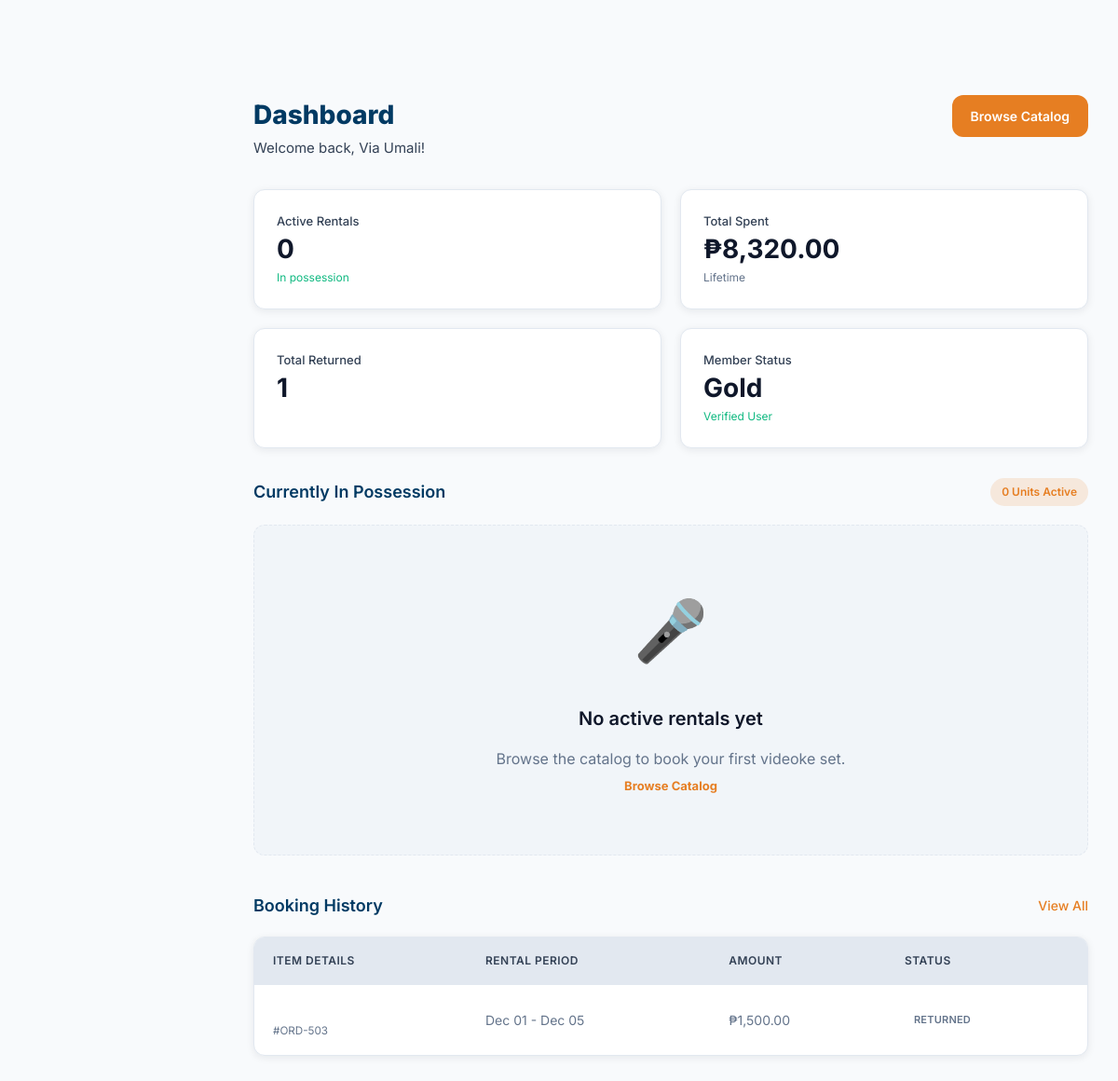
Page /rent-it-main/client/dashboard/dashboard.php (signed in) on the earlier database version.
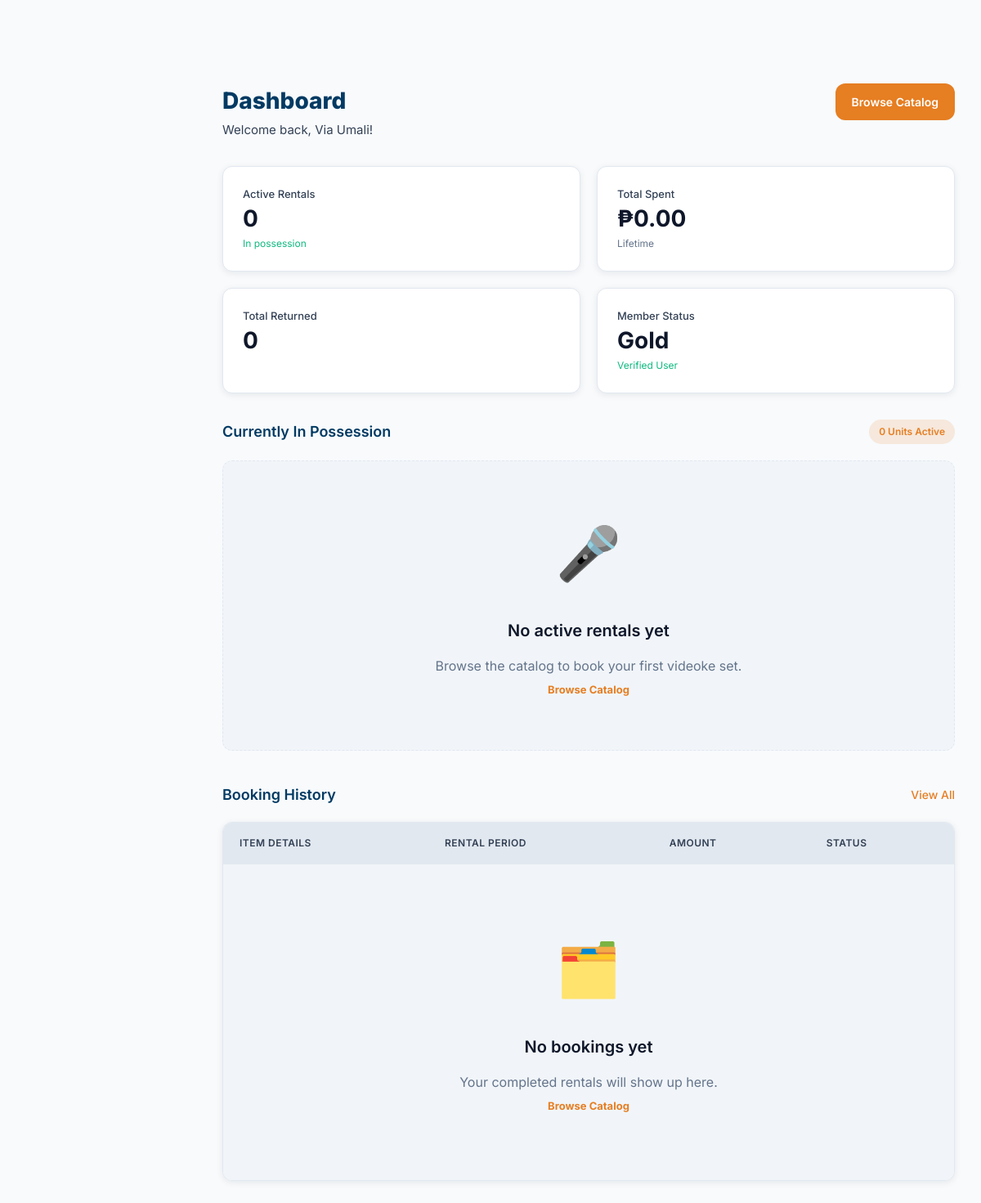
Same page on the later database version.
### tables this page shows
CREATE TABLE `rental` (
  `order_id` int(11) NOT NULL,
  `user_id` int(11) DEFAULT NULL,
  `rental_status` varchar(50) DEFAULT NULL,
  `return_reason` text DEFAULT NULL,
  `extension_days` int(11) DEFAULT 0,
  `total_price` decimal(10,2) DEFAULT NULL,
  `late_fee` decimal(10,2) DEFAULT 0.00,
  `venue` varchar(255) DEFAULT NULL,
  `customer_address` text DEFAULT NULL,
  `start_date` date DEFAULT NULL,
  `end_date` date DEFAULT NULL,
  `driver_id` int(11) DEFAULT NULL
);

### rent-it-main/client/dashboard/dashboard.php (the view, shortened to what the changed rows need)
<?php
include '../../shared/php/db_connection.php';
$user_id = $_SESSION['user_id'];
$res_spent = mysqli_query($conn, "SELECT SUM(total_price) AS total FROM RENTAL WHERE user_id = $user_id");
$total_spent = mysqli_fetch_assoc($res_spent)['total'] ?? 0;
$res_upcoming = mysqli_query($conn, "SELECT COUNT(*) AS upcoming FROM RENTAL WHERE user_id = $user_id AND rental_status IN ('Returned')");
$upcoming_returns = mysqli_fetch_assoc($res_upcoming)['upcoming'] ?? 0;
$history_query = "SELECT r.*, i.item_name FROM RENTAL r
                  LEFT JOIN RENTAL_ITEM ri ON r.order_id = ri.order_id
                  LEFT JOIN ITEM i ON ri.item_id = i.item_id
                  WHERE r.user_id = $user_id
                  AND r.rental_status IN ('Booked', 'Returned', 'Extended')
                  ORDER BY r.start_date DESC LIMIT 5";
$history_result = mysqli_query($conn, $history_query);
?>
<!DOCTYPE html>
<html lang="en">
<head>
    <link rel="stylesheet" href="../../shared/css/theme.css">
    <link rel="stylesheet" href="../../shared/css/globals.css">
    <link rel="stylesheet" href="../dashboard/dashboard.css">
</head>
<body>
    <div class="app-container">
        <main class="main-content">
            <div class="content-area">
                <div class="page-header-dashboard">
                    <div class="page-header-info">
                        <h1 class="page-title">Dashboard</h1>
                    </div>
                </div>
                <section class="kpi-panel">
                    <div class="kpi-row">
                        <article class="kpi-card">
                            <div class="kpi-content">
                                <div class="kpi-label">Total Spent</div>
                                <div class="kpi-value">₱<?php echo number_format($total_spent, 2); ?></div>
                                <div class="kpi-sub">Lifetime</div>
                            </div>
                        </article>
                        <article class="kpi-card">
                            <div class="kpi-content">
                                <div class="kpi-label">Total Returned</div>
                                <div class="kpi-value"><?php echo $upcoming_returns; ?></div>
                            </div>
                        </article>
                    </div>
                </section>
                <section class="active-rentals-section">
                    <div class="section-header">
                        <h2 class="section-title">Currently In Possession</h2>
                    </div>
                </section>
                <section class="history-section" style="margin-top: 40px;">
                    <div class="section-header">
                        <h2 class="section-title">Booking History</h2>
                    </div>
                    <div class="history-panel">
                        <table class="history-table">
                            <thead>
                                <tr>
                                    <th>Item Details</th>
                                    <th>Rental Period</th>
                                    <th>Amount</th>
                                    <th>Status</th>
                                </tr>
                            </thead>
                            <tbody>
                                <?php if (mysqli_num_rows($history_result) > 0): ?>
                                    <?php while($row = mysqli_fetch_assoc($history_result)):
                                        $status_raw = $row['rental_status'];
                                        $status_class = strtolower($status_raw);
                                    ?>
                                    <tr>
                                        <td><strong><?php echo htmlspecialchars($row['item_name']); ?></strong><br><small>#ORD-<?php echo $row['order_id']; ?></small></td>
                                        <td><?php echo date('M d', strtotime($row['start_date'])) . " - " . date('M d', strtotime($row['end_date'])); ?></td>
                                        <td>₱<?php echo number_format($row['total_price'], 2); ?></td>
                                        <td><span class="status-pill status-<?php echo $status_class; ?>"><?php echo strtoupper($status_raw); ?></span></td>
                                    </tr>
                                    <?php endwhile; ?>
                                <?php else: ?>
                                    <tr class="history-empty">
                                        <td colspan="4">
                                            <div class="empty-state">
                                                <div class="empty-state-icon">🗂️</div>
                                                <h3 class="empty-state-title">No bookings yet</h3>
                                                <p class="empty-state-text">Your completed rentals will show up here.</p>
                                                <a href="../catalog/catalog.php" class="empty-state-link">Browse Catalog</a>
                                            </div>
                                        </td>
                                    </tr>
                                <?php endif; ?>
                            </tbody>
                        </table>
                    </div>
                </section>
            </div>
        </main>
    </div>
</body>
</html>

Differences in the rows shown:
removed rental: order_id "503", start_date "Dec 01", end_date "Dec 05", total_price "1,500.00", rental_status "RETURNED"
Other differences:
$total_spent: "8,320.00" → "0.00"
$upcoming_returns: "1" → "0"
text now shown: "🗂️ No bookings yet Your completed rentals will show up here. Browse Catalog"
